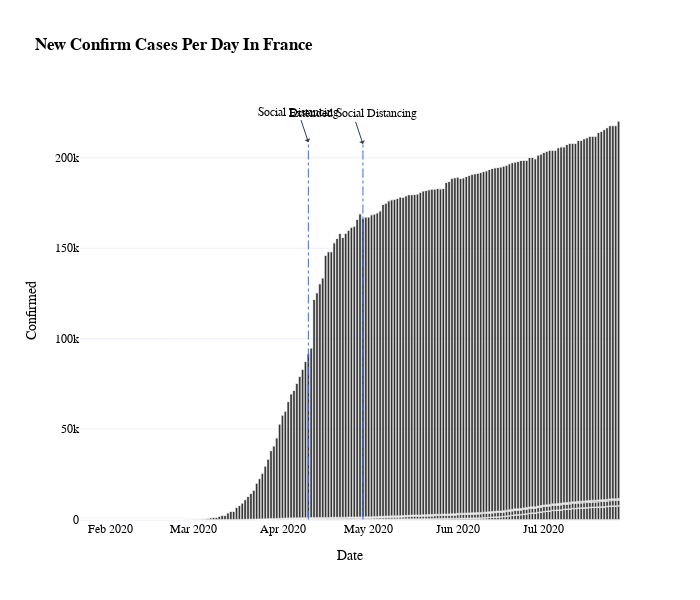

Notebook code cell kept with this figure:
### Code cell
# plot daily cases
colors = ['#FFA500']*85
colors[-5] = 'crimson'
fig = px.bar(france, 
             x="Date", y="Confirmed", 
             title='<b>New Confirm Cases Per Day In France</b>', 
             orientation='v', 
             width=700, height=600)
fig.update_traces(marker_color=colors, opacity=0.8)

fig.add_annotation( # add a text callout with arrow
    text="Social Distancing", x='2020-04-10', y=france.Confirmed.max(), arrowhead=1, showarrow=True
)

fig.add_annotation( # add a text callout with arrow
    text="Extended Social Distancing", x='2020-04-29', y=france.Confirmed.max()-1000, arrowhead=1, showarrow=True
)
fig.add_shape(
        # Line Vertical
        dict(
            type="line",
            x0='2020-04-10',
            y0=0,
            x1='2020-04-10',
            y1=france.Confirmed.max(),
            line=dict(
                color="RoyalBlue",
                width=1,
                dash="dashdot"
            )))

fig.add_shape(
        # Line Vertical
        dict(
            type="line",
            x0='2020-04-29',
            y0=0,
            x1='2020-04-29',
            y1=france.Confirmed.max()-1000,
            line=dict(
                color="RoyalBlue",
                width=1,
                dash="dashdot"
            )))

fig.update_layout(template = 'plotly_white',font=dict(family="Arial, Balto, Courier New, Droid Sans",color='black'))
fig.show()

### Figure 1 — Plotly figure (JSON) as saved in the notebook; plotly's stock layout.template omitted (floating-point values rounded to 4 significant figures; data arrays with more than 128 entries replaced by an {"elided": "..."} marker saying what was removed)
{"data": [{"alignmentgroup": "True", "hovertemplate": "Date=%{x}<br>Confirmed=%{y}<extra></extra>", "legendgroup": "", "marker": {"color": ["#FFA500", "#FFA500", "#FFA500", "#FFA500", "#FFA500", "#FFA500", "#FFA500", "#FFA500", "#FFA500", "#FFA500", "#FFA500", "#FFA500", "#FFA500", "#FFA500", "#FFA500", "#FFA500", "#FFA500", "#FFA500", "#FFA500", "#FFA500", "#FFA500", "#FFA500", "#FFA500", "#FFA500", "#FFA500", "#FFA500", "#FFA500", "#FFA500", "#FFA500", "#FFA500", "#FFA500", "#FFA500", "#FFA500", "#FFA500", "#FFA500", "#FFA500", "#FFA500", "#FFA500", "#FFA500", "#FFA500", "#FFA500", "#FFA500", "#FFA500", "#FFA500", "#FFA500", "#FFA500", "#FFA500", "#FFA500", "#FFA500", "#FFA500", "#FFA500", "#FFA500", "#FFA500", "#FFA500", "#FFA500", "#FFA500", "#FFA500", "#FFA500", "#FFA500", "#FFA500", "#FFA500", "#FFA500", "#FFA500", "#FFA500", "#FFA500", "#FFA500", "#FFA500", "#FFA500", "#FFA500", "#FFA500", "#FFA500", "#FFA500", "#FFA500", "#FFA500", "#FFA500", "#FFA500", "#FFA500", "#FFA500", "#FFA500", "#FFA500", "crimson", "#FFA500", "#FFA500", "#FFA500", "#FFA500"]}, "name": "", "offsetgroup": "", "opacity": 0.8, "orientation": "v", "showlegend": false, "textposition": "auto", "type": "bar", "x": {"elided": "2068 str values"}, "xaxis": "x", "y": {"elided": "2068 int values"}, "yaxis": "y"}], "layout": {"annotations": [{"arrowhead": 1, "showarrow": true, "text": "Social Distancing", "x": "2020-04-10", "y": 208665}, {"arrowhead": 1, "showarrow": true, "text": "Extended Social Distancing", "x": "2020-04-29", "y": 207665}], "barmode": "relative", "font": {"color": "black", "family": "Arial, Balto, Courier New, Droid Sans"}, "height": 600, "legend": {"tracegroupgap": 0}, "shapes": [{"line": {"color": "RoyalBlue", "dash": "dashdot", "width": 1}, "type": "line", "x0": "2020-04-10", "x1": "2020-04-10", "y0": 0, "y1": 208665}, {"line": {"color": "RoyalBlue", "dash": "dashdot", "width": 1}, "type": "line", "x0": "2020-04-29", "x1": "2020-04-29", "y0": 0, "y1": 207665}], "title": {"text": "<b>New Confirm Cases Per Day In France</b>"}, "width": 700, "xaxis": {"anchor": "y", "domain": [0, 1], "title": {"text": "Date"}}, "yaxis": {"anchor": "x", "domain": [0, 1], "title": {"text": "Confirmed"}}}}
